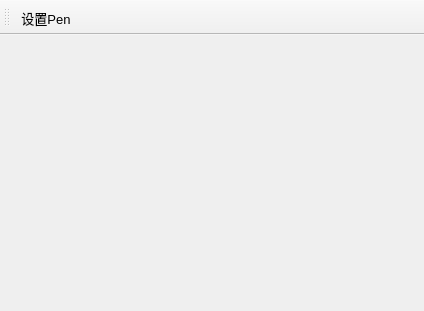
<?xml version="1.0" encoding="UTF-8"?>
<ui version="4.0">
 <class>MainWindow</class>
 <widget class="QMainWindow" name="MainWindow">
  <property name="geometry">
   <rect>
    <x>0</x>
    <y>0</y>
    <width>424</width>
    <height>311</height>
   </rect>
  </property>
  <property name="font">
   <font>
    <pointsize>10</pointsize>
   </font>
  </property>
  <property name="windowTitle">
   <string>使用共享库</string>
  </property>
  <widget class="QWidget" name="centralwidget"/>
  <widget class="QToolBar" name="toolBar">
   <property name="windowTitle">
    <string>toolBar</string>
   </property>
   <attribute name="toolBarArea">
    <enum>TopToolBarArea</enum>
   </attribute>
   <attribute name="toolBarBreak">
    <bool>false</bool>
   </attribute>
   <addaction name="action_Pen"/>
  </widget>
  <action name="action_Pen">
   <property name="text">
    <string>设置Pen</string>
   </property>
  </action>
 </widget>
 <resources/>
 <connections/>
</ui>
